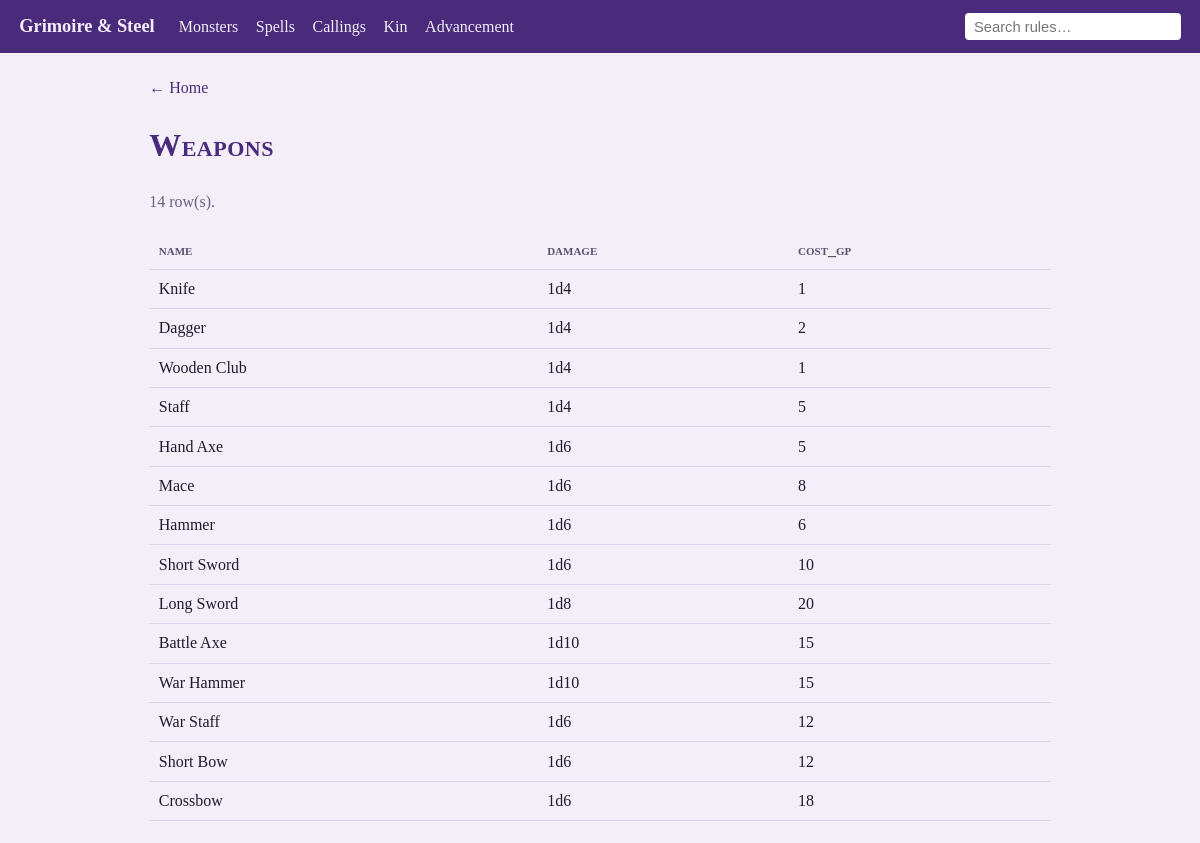
The page /weapons on the database its author committed.
### tables this page shows
CREATE TABLE equipment (
    equipment_id  INTEGER PRIMARY KEY,
    category      TEXT NOT NULL,      -- Weapon, Ammunition, Armor, Shield, Helmet, Potion, Crystal, Valuable, Cloak, Gear, Quest Item
    name          TEXT NOT NULL UNIQUE,
    cost_gp       INTEGER NOT NULL,
    damage        TEXT,               -- weapon damage die (NULL for non-weapons)
    defense_bonus INTEGER,            -- Defense granted by armor/shield/helmet (NULL otherwise)
    effect        TEXT,               -- rules effect for potions/crystals/gear (NULL otherwise)
    description   TEXT NOT NULL,
    image_id      TEXT,               -- baked-in item-art catalog filename
    sort_order    INTEGER NOT NULL UNIQUE,
    CHECK (cost_gp >= 0)
) STRICT;

### app/app.py (the view)
    def view():
        return content(key)

### app/app.py (called while the page is built)
@app.after_request
def allow_local_control(resp):
    resp.headers["Access-Control-Allow-Origin"] = "*"
    return resp

def get_db():
    if "db" not in g:
        if not DB.exists():
            raise RuntimeError(f"{DB} not found - run 'py gns/build/load_gns.py' first.")
        g.db = sqlite3.connect(DB)
        g.db.row_factory = sqlite3.Row
    return g.db

@app.route("/c/<key>")
def content(key):
    if key not in CONTENT_PAGES:
        abort(404)
    db = get_db()
    title, sql = CONTENT_PAGES[key]
    rows = db.execute(sql).fetchall()
    cols = rows[0].keys() if rows else []
    return render_template("rows.html", title=title, columns=cols, rows=rows, source=key)

def _make_alias(key):
    def view():
        return content(key)
    view.__name__ = f"content_{key}"
    return view

### app/templates/rows.html (shortened to what this page needs)
{% extends "base.html" %}
{% block content %}
  <p><a class="back" href="{{ url_for('index') }}">&larr; Home</a></p>
  <h1>{{ title }}</h1>
  <p class="muted">{{ rows|length }} row(s).</p>
  <table class="grid">
    <thead>
      <tr>{% for c in columns %}<th>{{ c }}</th>{% endfor %}</tr>
    </thead>
    <tbody>
      {% for row in rows %}
        <tr>{% for c in columns %}<td>{{ row[c] if row[c] is not none else '—' }}</td>{% endfor %}</tr>
      {% else %}
        <tr><td colspan="{{ columns|length or 1 }}">No rows.</td></tr>
      {% endfor %}
    </tbody>
  </table>
{% endblock %}

### app/templates/base.html (style rules this page uses)
:root { --ink:#211a30; --paper:#f3eef7; --accent:#4a2a7a; --accent2:#7a1f12; }
* { box-sizing: border-box; }
body { margin:0; font-family: Georgia, "Times New Roman", serif; background: var(--paper); color: var(--ink); line-height:1.5; }
h1,h2 { font-variant: small-caps; letter-spacing:.5px; color:var(--accent); }
.muted { color:#6b6080; }
table.grid { width:100%; border-collapse:collapse; }
table.grid th, table.grid td { text-align:left; padding:.45rem .6rem; border-bottom:1px solid #ddd3ea; vertical-align:top; }
table.grid th { font-variant:small-caps; color:#5b5070; }
a.back { color:var(--accent); text-decoration:none; }

### rows shown on the page
equipment: name "Knife" "1d4" "1"
equipment: name "Dagger" "1d4" "2"
equipment: name "Wooden Club" "1d4" "1"
equipment: name "Staff" "1d4" "5"
equipment: name "Hand Axe" "1d6" "5"
equipment: name "Mace" "1d6" "8"
equipment: name "Hammer" "1d6" "6"
equipment: name "Short Sword" "1d6" "10"
equipment: name "Long Sword" "1d8" "20"
equipment: name "Battle Axe" "1d10" "15"
equipment: name "War Hammer" "1d10" "15"
equipment: name "War Staff" "1d6" "12"
equipment: name "Short Bow" "1d6" "12"
equipment: name "Crossbow" "1d6" "18"

### other values the page prints
{{ title }} "Weapons"
{{ rows|length }} "14"
{{ c }} "name" "damage" "cost_gp"
